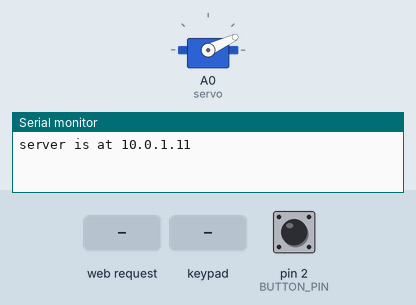
Recording of a sketch running on a simulated Arduino Uno, built for the host (arithmetic inside an expression is 32-bit, double 64-bit). Parts: servo, the last lines printed to the serial monitor. The inputs (shaded band) are chosen by the test bench; at power-on: pin 2 (BUTTON_PIN) HIGH. WiFi joins after 1.5 s; servers stay silent unless stated.

Above: at 1.2 s.
1.3 s: pin 2 (BUTTON_PIN) pulled LOW for 0.15 s
At 1.9 s:
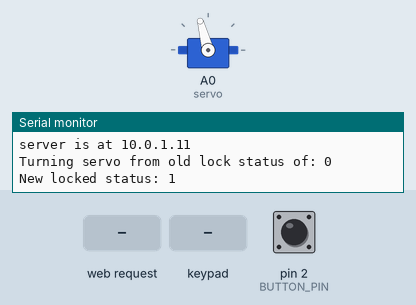
2.9 s: HTTP request GET /username received
4.4 s: key '1' pressed
5.9 s: keypad keys 8 7 1 5 pressed 0.4 s apart
9.0 s: HTTP request GET /password received
10.5 s: key 'A' pressed
Timing chart, 0 to 13.0 s (numbered marks = the images above; inputs shaded):
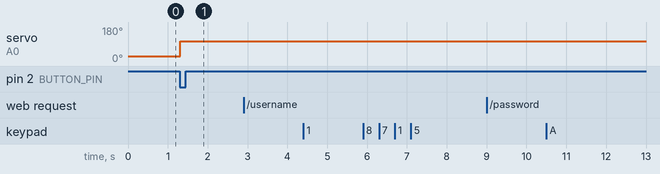

The sketch:

Door_Lock.ino
```cpp
#include <SPI.h>
#include <Ethernet.h>
#include <Servo.h>
#include <Keypad.h>

#define UNLOCK_POSITION 25
#define LOCK_POSITION 105

#define BUTTON_PIN 2

//Keypad globals/constants ------------------------------
const byte ROWS = 4; //four rows
const byte COLS = 4; //four columns
//define the cymbols on the buttons of the keypads
char hexaKeys[ROWS][COLS] = {
  {'1','2','3','A'},
  {'4','5','6','B'},
  {'7','8','9','C'},
  {'*','0','#','D'}
};
byte rowPins[ROWS] = {6, 5, 4, 3}; //connect to the row pinouts of the keypad
byte colPins[COLS] = {10, 9, 8, 7}; //connect to the column pinouts of the keypad
//byte keyBuf[4] = {};
//const byte secretCode[4] = {'1', '2', '3', '4'};
String keyBuf = "";
const String secretCode = "8715";
int keyBufIndex = 0;
//initialize an instance of class NewKeypad
Keypad customKeypad = Keypad( makeKeymap(hexaKeys), rowPins, colPins, ROWS, COLS);

//Servo globals ------------------------------
Servo servo;
int prevButtonRead = 0;
int buttonRead = 0;

//Ethernet Globals ------------------------------
// Enter a MAC address and IP address for your controller below.
// The IP address will be dependent on your local network:
byte mac[] = { 0xDE, 0xAD, 0xBE, 0xEF, 0xFE, 0xED };
IPAddress ip(10,0,1,11);

// Initialize the Ethernet server library
// with the IP address and port you want to use
// (port 80 is default for HTTP):
EthernetServer server(80);

const String username = "testuser";
const String password = "testpass";
String recievedUsername;
String recievedPassword;
boolean authenticated;
boolean toggling;
boolean lockedStatus;

void parse(String parseString);
void authenticate();

/****************************************************************************************************/

void setup() {
  // Open serial communications and wait for port to open:
  Serial.begin(9600);
  servo.attach(A0);

  pinMode(BUTTON_PIN, INPUT);

  while (!Serial) {
    ; // wait for serial port to connect. Needed for Leonardo only
  }

  recievedUsername = "";
  recievedPassword = "";
  authenticated = false;
  toggling = false;
  lockedStatus = false;

  // start the Ethernet connection and the server:
  Ethernet.begin(mac, ip);
  server.begin();
  Serial.print("server is at ");
  Serial.println(Ethernet.localIP());

  servo.write(UNLOCK_POSITION);
}


void loop() {
  //handling buttonpress from inside
  buttonRead = digitalRead(BUTTON_PIN);
  if (!buttonRead && prevButtonRead == 1) {
    toggleLock();
  }

  //get keypad button if it's been pressed
  char customKey = customKeypad.getKey();
  //building and checking keybuffer
   if (customKey){
    if (customKey == '*') {
      keyBufIndex = 0;
      keyBuf = "";
      Serial.println("Resetting code");
    } else if (keyBufIndex < 3) {
      keyBuf += customKey;
      Serial.println(keyBuf);
      keyBufIndex++;
    } else if (keyBufIndex >= 3) {
       keyBuf += customKey;
      //checking to see if entered code is correct
      if (keyBuf.equals(secretCode)) {
        Serial.println("Correct code!");
        toggleLock();
      } else {
        Serial.println("Wrong code!");
      }
      //resetting keybufindex to 0 to start filling new 4 digit code
      keyBufIndex = 0;
      //reset keybuf whether it was correct or not for next code
      keyBuf = "";
    }

    //Serial.println(customKey);
  }

  // listen for incoming clients
  delay(100);
  EthernetClient client = server.available();
  if (client) {
    boolean currentLineIsBlank = true;
    boolean gettingParams = false;
    String inputString = "";

    while (client.connected()) {
      if (client.available()) {
        char c = client.read();
        Serial.write(c);
        switch (c) {
          case '?':
           //at first ? start getting params
          Serial.println("Started gettting params");
          gettingParams = true;
          break;

          case '~':
          //recieved final params, end gettingParams
          Serial.println("Ended getting params");
          gettingParams = false;
          parse(inputString);
          authenticate();
          break;
        }

        if (c == '\n' && currentLineIsBlank) {
          // change response depending on if user has passed authentication or not
          Serial.println("Sending response");
          // send a standard http response header
          client.println("HTTP/1.1 200 OK");
          client.println("Content-Type: text/html");
          client.println("Connection: close");  // the connection will be closed after completion of the response
          //client.println("Refresh: 5");  // refresh the page automatically every 5 sec
          client.println();
          client.println("<!DOCTYPE HTML>");
          client.println("<html>");
          client.print("Locked status is:");
         if (authenticated) {
           client.print(lockedStatus);
         } else {
          client.print("2");
         }
         client.println("<br />");
         client.println("</html>");
          break;
        }
        // every line of text received from the client ends with \r\n
        if (c == '\n') {
           // last character on line of received text
           // starting new line with next character read
           currentLineIsBlank = true;
        } else if (c != '\r') {
           // a text character was received from client
           currentLineIsBlank = false;
        }


        if (gettingParams) {
          inputString += c;
        }

      } //end client.available reading
    } //end client.connected
    // give the web browser time to receive the data
    delay(1);
    // close the connection:
    client.stop();
    authenticated = false;
    Serial.println("client disconnected");
  }

  prevButtonRead = buttonRead;
}

/********************************************************************************/

void parse(String parseString) {
 int startIndex = parseString.indexOf("username");
 int endIndex = parseString.indexOf("&");
 //substring accomodates for the length of the username param
 Serial.print("recieved username: ");
 recievedUsername = parseString.substring(startIndex + 9, endIndex);
 Serial.println(recievedUsername);

 startIndex = parseString.indexOf("password");
 endIndex = parseString.indexOf("&", startIndex);
 recievedPassword = parseString.substring(startIndex + 9, endIndex);
 Serial.print("recieved password: ");
 Serial.println(recievedPassword);

 startIndex = parseString.indexOf("toggle");
 if (startIndex != -1) {
   //weve recieved a toggle command
   Serial.println("got a toggle command");
   toggling = true;
   endIndex = parseString.indexOf("~", startIndex);
   String recievedAction = parseString.substring(startIndex + 7, endIndex);
   toggleLock();
 } else {
   Serial.println("Just checking status, not toggling");
 }
}

//check recieved credentials
void authenticate() {
  if (recievedUsername == username && recievedPassword == password) {
    authenticated = true;
    Serial.println("authentification passed");
  } else {
    authenticated = false;
    Serial.println("authentification failed");
  }
}

//turn the servo
void toggleLock() {
  Serial.print("Turning servo from old lock status of: ");
  Serial.println(lockedStatus);
  while (!servo.attached()) {}
  if (lockedStatus) {
    servo.write(UNLOCK_POSITION);
  } else {
    servo.write(LOCK_POSITION);
  }
  lockedStatus = !lockedStatus;
  Serial.print("New locked status: ");
  Serial.println(lockedStatus);
}
```

Measured:
- after the input at 1.3 s, servo on A0 (servo): 25° → 105° at once
